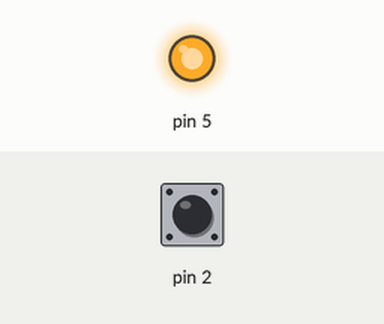
Simulated run of this sketch. Board: Arduino Uno, built with avr-gcc and run on an emulated ATmega328P. On the bench: output pins drawn as LEDs (lit = HIGH). Inputs (shaded band) come from the test bench; at power-on: pin 2 HIGH.

Above: at 1.2 s.
1.3 s: pin 2 pulled LOW for 0.15 s
At 1.37 s:
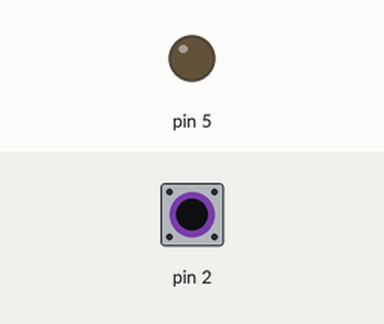
2.9 s: pin 2 pulled LOW for 3.2 s
At 6.9 s:
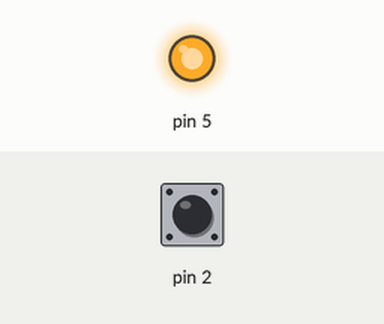
Timing chart, 0 to 8.4 s (numbered marks = the images above; inputs shaded):
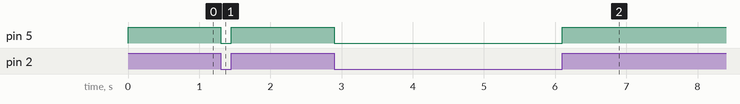

Measured:
- after the input at 1.3 s, pin 5: HIGH → LOW at once, → HIGH 0.15 s later
- after the input at 2.9 s, pin 5: HIGH → LOW at once, → HIGH 3.2 s later

The sketch:

button_LED.ino
```cpp
void setup() {
  // put your setup code here, to run once:
  pinMode(2, INPUT_PULLUP);
  pinMode(5,OUTPUT);
}

void loop() {
  int sensor_value = digitalRead(2);
  if(sensor_value) {
    digitalWrite(5,HIGH);
  }
  else {
    digitalWrite(5,LOW);
  }
}
```
